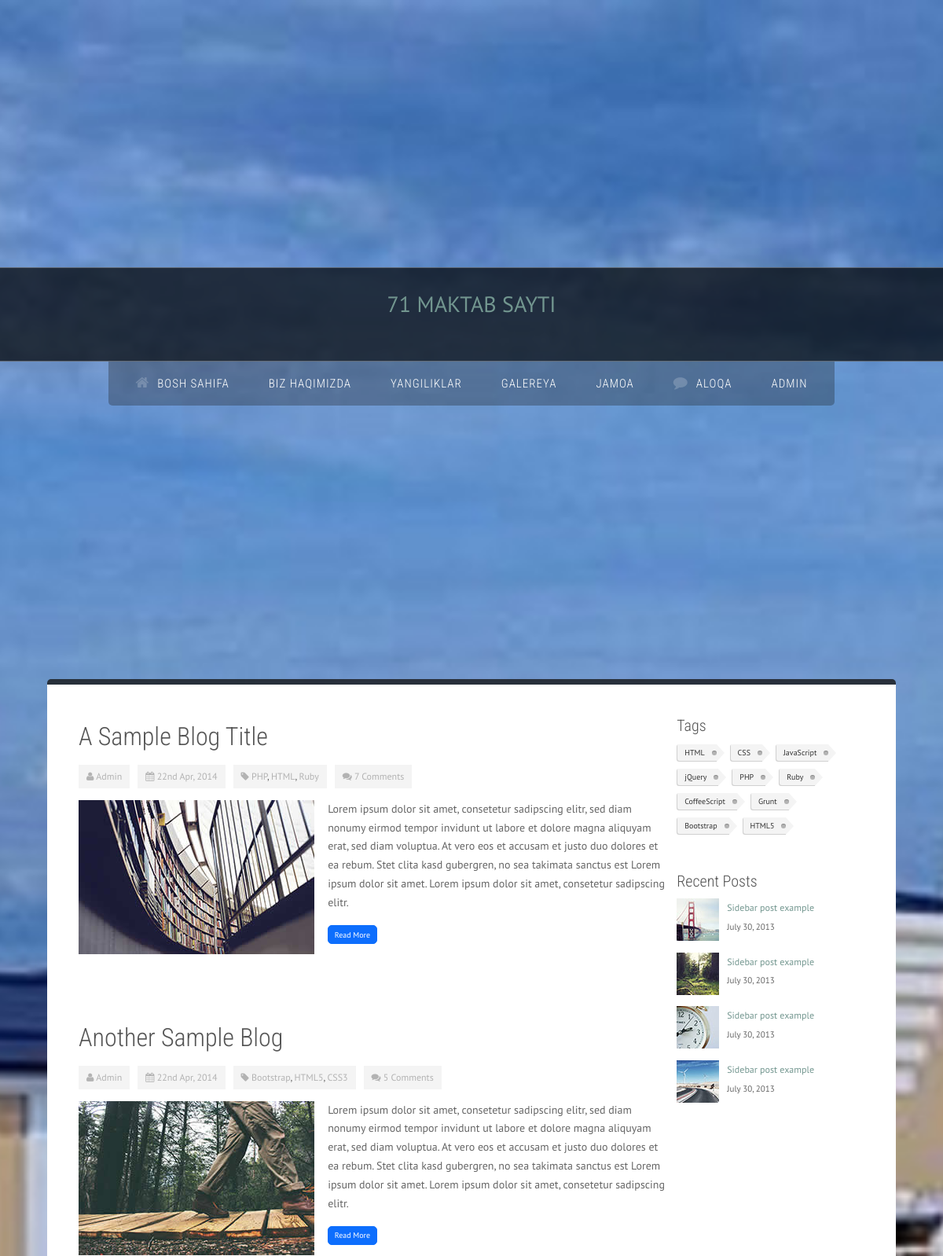
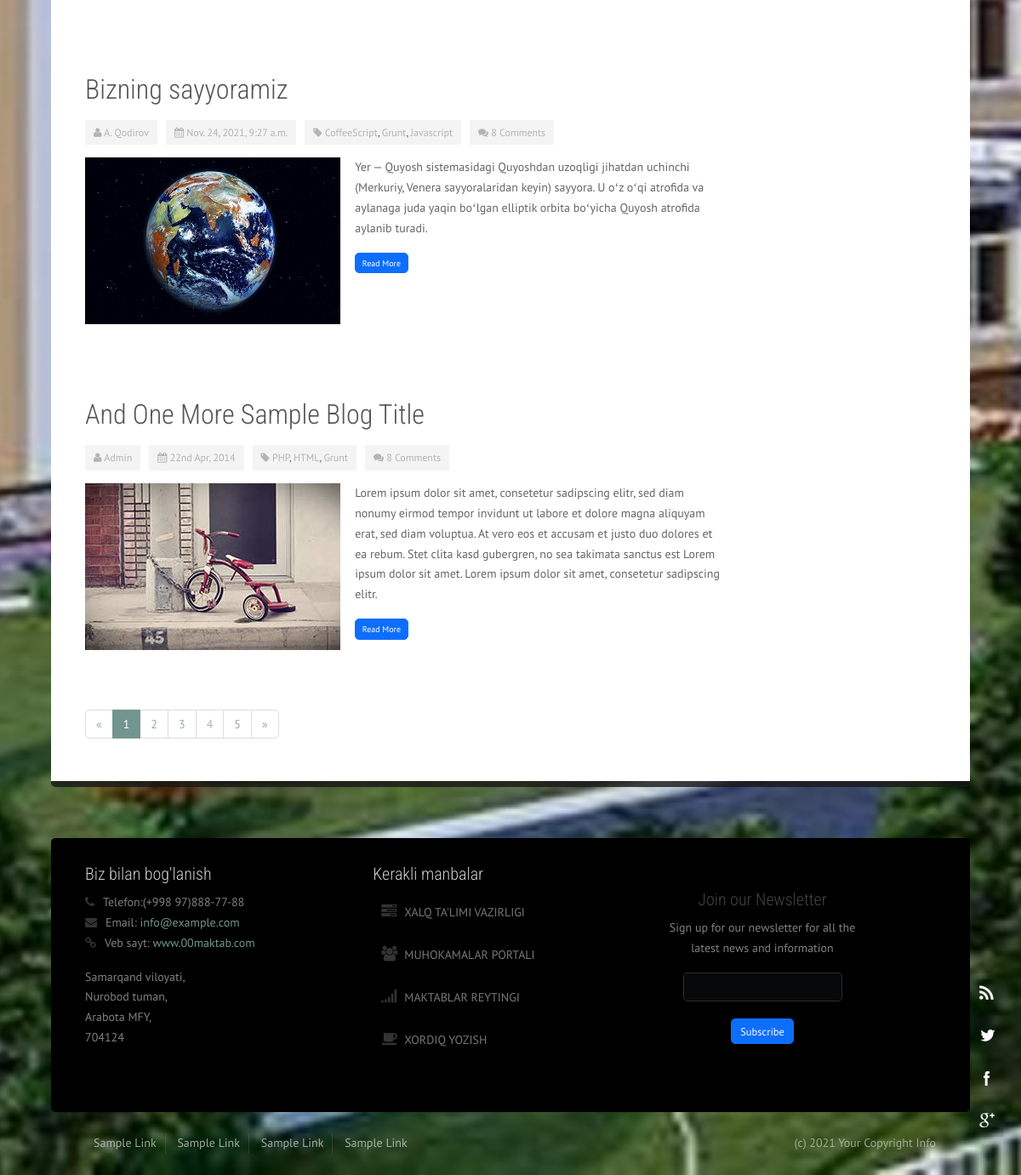
Page /news on the committed database (2 pictures, top to bottom).
### backend/models.py (models this page shows, shortened)
class Lead(models.Model):
    title = models.CharField(max_length=50)
    description = models.CharField(max_length=300)
    full_text = TextField()
    date = models.DateTimeField()
    image = models.ImageField(upload_to = 'assets/img/', default = "assets/img/default.jpg")
    autor = models.CharField(max_length=50)
    slug = models.SlugField(max_length=50)

### backend/views.py (the view)
def news(request):
    data = Lead.objects.all()
    return render(request, "news.html", {'lead': data})

### template/news.html (shortened to what this page needs)
{% extends "layout.html" %}
{% load static %}
{% block content %}
<div id="content">
  <div class="container background-white">
      <div class="row margin-vert-30">
          <div class="col-md-9">
              <div class="blog-post padding-bottom-20">
                  <div class="blog-item-header">
                      <h2>
                          <a href="#">
                              A Sample Blog Title</a>
                      </h2>
                  </div>
                  <div class="blog-post-details">
                      <div class="blog-post-details-item blog-post-details-item-left">
                          <i class="fa fa-user color-gray-light"></i>
                          <a href="#">Admin</a>
                      </div>
                      <div class="blog-post-details-item blog-post-details-item-left">
                          <i class="fa fa-calendar color-gray-light"></i>
                          <a href="#">22nd Apr, 2014</a>
                      </div>
                      <div class="blog-post-details-item blog-post-details-item-left blog-post-details-tags">
                          <i class="fa fa-tag color-gray-light"></i>
                          <a href="#">PHP</a>,
                          <a href="#">HTML</a>,
                          <a href="#">Ruby</a>
                      </div>
                      <div class="blog-post-details-item blog-post-details-item-left blog-post-details-item-last">
                          <a href="">
                              <i class="fa fa-comments color-gray-light"></i>
                              7 Comments
                          </a>
                      </div>
                  </div>
                  <div class="blog">
                      <div class="blog-post-body row margin-top-15">
                          <div class="col-md-5">
                              <img class="margin-bottom-20" src="{% static 'assets/img/blog/image1.jpg' %}" alt="thumb1">
                          </div>
                          <div class="col-md-7">
                              <p>Lorem ipsum dolor sit amet, consetetur sadipscing elitr, sed diam nonumy eirmod tempor invidunt ut labore et dolore magna aliquyam erat, sed diam voluptua. At vero eos et accusam et justo duo dolores et ea rebum.
                                  Stet clita kasd gubergren, no sea takimata sanctus est Lorem ipsum dolor sit amet. Lorem ipsum dolor sit amet, consetetur sadipscing elitr.</p>
                              <a href="#" class="btn btn-primary">
                                  Read More
                              </a>
                          </div>
                      </div>
                  </div>
              </div>
              <div class="blog-post padding-bottom-20">
                  <div class="blog-item-header">
                      <h2>
                          <a href="#">
                              Another Sample Blog</a>
                      </h2>
                  </div>
                  <div class="blog-post-details">
                      <div class="blog-post-details-item blog-post-details-item-left">
                          <i class="fa fa-user color-gray-light"></i>
                          <a href="#">Admin</a>
                      </div>
                      <div class="blog-post-details-item blog-post-details-item-left">
                          <i class="fa fa-calendar color-gray-light"></i>
                          <a href="#">22nd Apr, 2014</a>
                      </div>
                      <div class="blog-post-details-item blog-post-details-item-left blog-post-details-tags">
                          <i class="fa fa-tag color-gray-light"></i>
                          <a href="#">Bootstrap</a>,
                          <a href="#">HTML5</a>,
                          <a href="#">CSS3</a>
                      </div>
                      <div class="blog-post-details-item blog-post-details-item-left blog-post-details-item-last">
                          <a href="">
                              <i class="fa fa-comments color-gray-light"></i>
                              5 Comments
                          </a>
                      </div>
                  </div>
                  <div class="blog">
                      <div class="blog-post-body row margin-top-15">
                          <div class="col-md-5">
                              <img class="margin-bottom-20" src="{% static 'assets/img/blog/image2.jpg' %}" alt="thumb2">
                          </div>
                          <div class="col-md-7">
                              <p>Lorem ipsum dolor sit amet, consetetur sadipscing elitr, sed diam nonumy eirmod tempor invidunt ut labore et dolore magna aliquyam erat, sed diam voluptua. At vero eos et accusam et justo duo dolores et ea rebum.
                                  Stet clita kasd gubergren, no sea takimata sanctus est Lorem ipsum dolor sit amet. Lorem ipsum dolor sit amet, consetetur sadipscing elitr.</p>
                              <a href="#" class="btn btn-primary">
                                  Read More
                              </a>
                          </div>
                      </div>
                  </div>
              </div>
              {% for lead in lead %}
              <div class="blog-post padding-bottom-20">
                  <div class="blog-item-header">
                      <h2>
                          <a href="#">
                             {{lead.title}}</a>
                      </h2>
                  </div>
                  <div class="blog-post-details">
                      <div class="blog-post-details-item blog-post-details-item-left">
                          <i class="fa fa-user color-gray-light"></i>
                          <a href="#">{{lead.autor}}</a>
                      </div>
                      <div class="blog-post-details-item blog-post-details-item-left">
                          <i class="fa fa-calendar color-gray-light"></i>
                          <a href="#">{{lead.date}}</a>
                      </div>
                      <div class="blog-post-details-item blog-post-details-item-left blog-post-details-tags">
                          <i class="fa fa-tag color-gray-light"></i>
                          <a href="#">CoffeeScript</a>,
                          <a href="#">Grunt</a>,
                          <a href="#">Javascript</a>
                      </div>
                      <div class="blog-post-details-item blog-post-details-item-left blog-post-details-item-last">
                          <a href="">
                              <i class="fa fa-comments color-gray-light"></i>
                              8 Comments
                          </a>
                      </div>
                  </div>
                  <div class="blog">
                      <div class="blog-post-body row margin-top-15">
                          <div class="col-md-5">
                              <img class="margin-bottom-20" src="{{lead.image.url}}" alt="thumb3">
                          </div>
                          <div class="col-md-7">
                              <p>{{lead.description}}</p>
                              <a href="#" class="btn btn-primary">
                                  Read More
                              </a>
                          </div>
                      </div>
                  </div>
              </div>
              {% endfor %}
              <div class="blog-post padding-bottom-20">
                  <div class="blog-item-header">
                      <h2>
                          <a href="#">
                              And One More Sample Blog Title</a>
                      </h2>
                  </div>
                  <div class="blog-post-details">
                      <div class="blog-post-details-item blog-post-details-item-left">
                          <i class="fa fa-user color-gray-light"></i>
                          <a href="#">Admin</a>
                      </div>
                      <div class="blog-post-details-item blog-post-details-item-left">
                          <i class="fa fa-calendar color-gray-light"></i>
                          <a href="#">22nd Apr, 2014</a>
                      </div>
                      <div class="blog-post-details-item blog-post-details-item-left blog-post-details-tags">
                          <i class="fa fa-tag color-gray-light"></i>
                          <a href="#">PHP</a>,
                          <a href="#">HTML</a>,
                          <a href="#">Grunt</a>
                      </div>
                      <div class="blog-post-details-item blog-post-details-item-left blog-post-details-item-last">
                          <a href="">
                              <i class="fa fa-comments color-gray-light"></i>
                              8 Comments
                          </a>
                      </div>
                  </div>
                  <div class="blog">
                      <div class="blog-post-body row margin-top-15">
                          <div class="col-md-5">
                              <img class="margin-bottom-20" src="assets/img/blog/image4.jpg" alt="thumb4">
                          </div>
                          <div class="col-md-7">
                              <p>Lorem ipsum dolor sit amet, consetetur sadipscing elitr, sed diam nonumy eirmod tempor invidunt ut labore et dolore magna aliquyam erat, sed diam voluptua. At vero eos et accusam et justo duo dolores et ea rebum.
                                  Stet clita kasd gubergren, no sea takimata sanctus est Lorem ipsum dolor sit amet. Lorem ipsum dolor sit amet, consetetur sadipscing elitr.</p>
                              <a href="#" class="btn btn-primary">
                                  Read More
                              </a>
                          </div>
                      </div>
                  </div>
              </div>
              <ul class="pagination">
                  <li>
                      <a href="#">&laquo;</a>
                  </li>
                  <li class="active">
                      <a href="#">1</a>
                  </li>
                  <li>
                      <a href="#">2</a>
                  </li>
                  <li>
                      <a href="#">3</a>
                  </li>
                  <li class="disabled">
                      <a href="#">4</a>
                  </li>
                  <li>
                      <a href="#">5</a>
                  </li>
                  <li>
                      <a href="#">&raquo;</a>
                  </li>
              </ul>
          </div>
          <div class="col-md-3">
              <div class="blog-tags">
                  <h3>Tags</h3>
                  <ul class="blog-tags">
                      <li>
                          <a href="#" class="blog-tag">HTML</a>
                      </li>
                      <li>
                          <a href="#" class="blog-tag">CSS</a>
                      </li>
                      <li>
                          <a href="#" class="blog-tag">JavaScript</a>
                      </li>
                      <li>
                          <a href="#" class="blog-tag">jQuery</a>
                      </li>
                      <li>
                          <a href="#" class="blog-tag">PHP</a>
                      </li>
                      <li>
                          <a href="#" class="blog-tag">Ruby</a>
                      </li>
                      <li>
                          <a href="#" class="blog-tag">CoffeeScript</a>
                      </li>
                      <li>
                          <a href="#" class="blog-tag">Grunt</a>
                      </li>
                      <li>
                          <a href="#" class="blog-tag">Bootstrap</a>
                      </li>
                      <li>
                          <a href="#" class="blog-tag">HTML5</a>
                      </li>
                  </ul>
              </div>
              <div class="recent-posts">
                  <h3>Recent Posts</h3>
                  <ul class="posts-list margin-top-10">
                      <li>
                          <div class="recent-post">
                              <a href="">
                                  <img class="pull-left" src="assets/img/blog/thumbs/thumb1.jpg" alt="thumb1">
                              </a>
                              <a href="#" class="posts-list-title">Sidebar post example</a>
                              <br>
                              <span class="recent-post-date">
                                  July 30, 2013
                              </span>
                          </div>
                      </li>
                      <li>
                          <div class="recent-post">
                              <a href="">
                                  <img class="pull-left" src="assets/img/blog/thumbs/thumb2.jpg" alt="thumb2">
                              </a>
                              <a href="#" class="posts-list-title">Sidebar post example</a>
                              <br>
                              <span class="recent-post-date">
                                  July 30, 2013
                              </span>
                          </div>
                      </li>
                      <li>
                          <div class="recent-post">
                              <a href="">
                                  <img class="pull-left" src="assets/img/blog/thumbs/thumb3.jpg" alt="thumb3">
                              </a>
                              <a href="#" class="posts-list-title">Sidebar post example</a>
                              <br>
                              <span class="recent-post-date">
                                  July 30, 2013
                              </span>
                          </div>
                      </li>
                      <li>
                          <div class="recent-post">
                              <a href="">
                                  <img class="pull-left" src="assets/img/blog/thumbs/thumb4.jpg" alt="thumb4">
                              </a>
                              <a href="#" class="posts-list-title">Sidebar post example</a>
                              <br>
                              <span class="recent-post-date">
                                  July 30, 2013
                              </span>
                          </div>
                      </li>
                  </ul>
              </div>
          </div>
      </div>
  </div>
</div>
{% endblock content %}

### rows in the picture
Lead: title "Bizning sayyoramiz", autor "A. Qodirov", date "Nov. 24, 2021, 9:27 a.m.", image (picture), description "Yer — Quyosh sistemasidagi Quyoshdan uzoqligi jihatdan uchinchi (Merkuriy, Venera sayyoralaridan keyin) sayyora. U oʻz oʻqi atrofida va aylanaga juda yaqin boʻlgan elliptik orbita boʻyicha Quyosh atrofida aylanib turadi."
